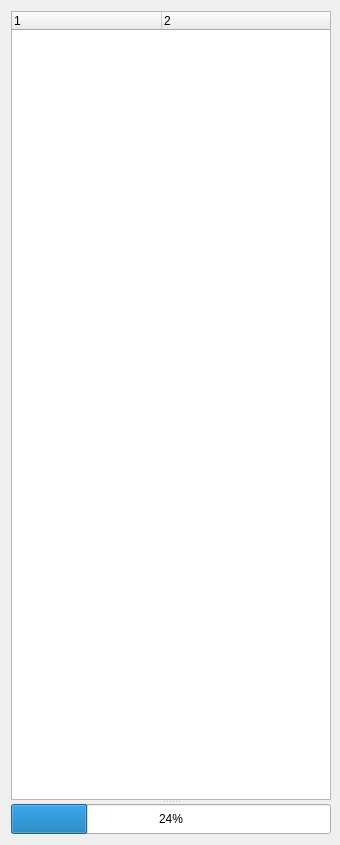
<?xml version="1.0" encoding="UTF-8"?>
<ui version="4.0">
 <class>Form</class>
 <widget class="QWidget" name="Form">
  <property name="geometry">
   <rect>
    <x>0</x>
    <y>0</y>
    <width>340</width>
    <height>845</height>
   </rect>
  </property>
  <property name="minimumSize">
   <size>
    <width>340</width>
    <height>0</height>
   </size>
  </property>
  <property name="maximumSize">
   <size>
    <width>660</width>
    <height>16777215</height>
   </size>
  </property>
  <property name="baseSize">
   <size>
    <width>0</width>
    <height>0</height>
   </size>
  </property>
  <property name="windowTitle">
   <string>GreenWave energy analyser</string>
  </property>
  <layout class="QGridLayout" name="gridLayout">
   <item row="0" column="0">
    <widget class="QSplitter" name="splitter">
     <property name="minimumSize">
      <size>
       <width>320</width>
       <height>0</height>
      </size>
     </property>
     <property name="maximumSize">
      <size>
       <width>640</width>
       <height>16777215</height>
      </size>
     </property>
     <property name="orientation">
      <enum>Qt::Vertical</enum>
     </property>
     <widget class="QTreeWidget" name="treeWidget">
      <property name="minimumSize">
       <size>
        <width>320</width>
        <height>0</height>
       </size>
      </property>
      <property name="maximumSize">
       <size>
        <width>640</width>
        <height>16777215</height>
       </size>
      </property>
      <property name="lineWidth">
       <number>1</number>
      </property>
      <property name="columnCount">
       <number>2</number>
      </property>
      <attribute name="headerDefaultSectionSize">
       <number>150</number>
      </attribute>
      <attribute name="headerMinimumSectionSize">
       <number>75</number>
      </attribute>
      <column>
       <property name="text">
        <string notr="true">1</string>
       </property>
      </column>
      <column>
       <property name="text">
        <string notr="true">2</string>
       </property>
      </column>
     </widget>
     <widget class="QProgressBar" name="progressBar">
      <property name="minimumSize">
       <size>
        <width>320</width>
        <height>30</height>
       </size>
      </property>
      <property name="maximumSize">
       <size>
        <width>640</width>
        <height>30</height>
       </size>
      </property>
      <property name="baseSize">
       <size>
        <width>0</width>
        <height>0</height>
       </size>
      </property>
      <property name="autoFillBackground">
       <bool>true</bool>
      </property>
      <property name="value">
       <number>24</number>
      </property>
      <property name="alignment">
       <set>Qt::AlignCenter</set>
      </property>
     </widget>
    </widget>
   </item>
  </layout>
 </widget>
 <resources/>
 <connections/>
</ui>
